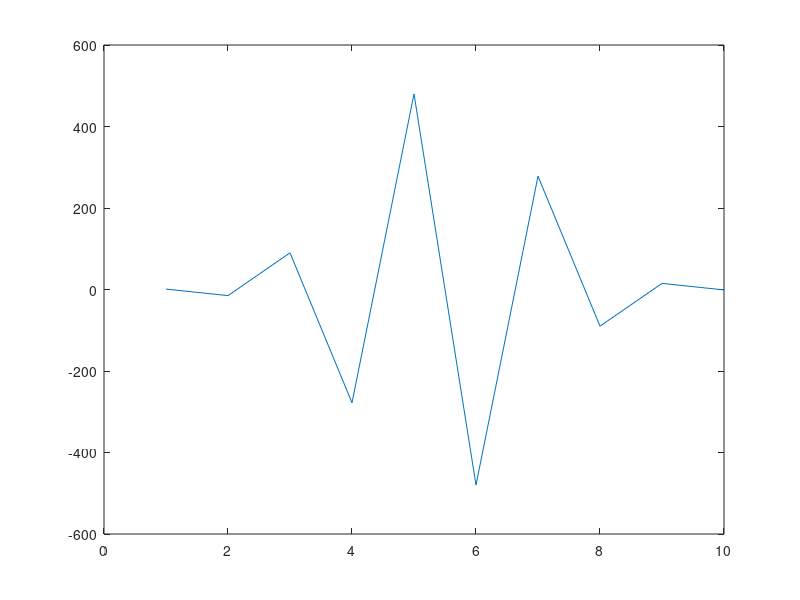

Reproduce this figure in MATLAB.
A = [1 2 0; 2 5 -1; 4 10 -1]; %Creating a matrix is as easy as making a vector, using semicolons (;) to separate the rows of a matrix.
B = A' %find the transpose of the matrix A.
C = A * B ; %Now let's multiply these two matrices together.
C = A .* B; %Instead of doing a matrix multiply, we can multiply the corresponding elements of two matrices or vectors using the .* operator.
X = inv(A); %Let's find the inverse of a matrix ..
I = inv(A) * A; %and then illustrate the fact that a matrix times its inverse is the identity matrix
eig(A); %MATLAB has functions for nearly every type of common matrix calculation. There are functions to obtain eigenvalues ...
svd(A); %as well as the singular value decomposition.
p = round(poly(A)); %The "poly" function generates a vector containing the coefficients of the characteristic polynomial. The characteristic polynomial of a matrix A is det(\lambda I - A)
roots(p); % We can easily find the roots of a polynomial using the roots function.These are actually the eigenvalues of the original matrix.
q = conv(p,p); %MATLAB has many applications beyond just matrix computation. To convolve two vectors ...
r = conv(p,q); % or convolve again 
plot(r); % and plot the result.
whos; % At any time, we can get a listing of the variables we have stored in memory using the who or whos command.
A; %You can get the value of a particular variable by typing its name.
sqrt(-1); %